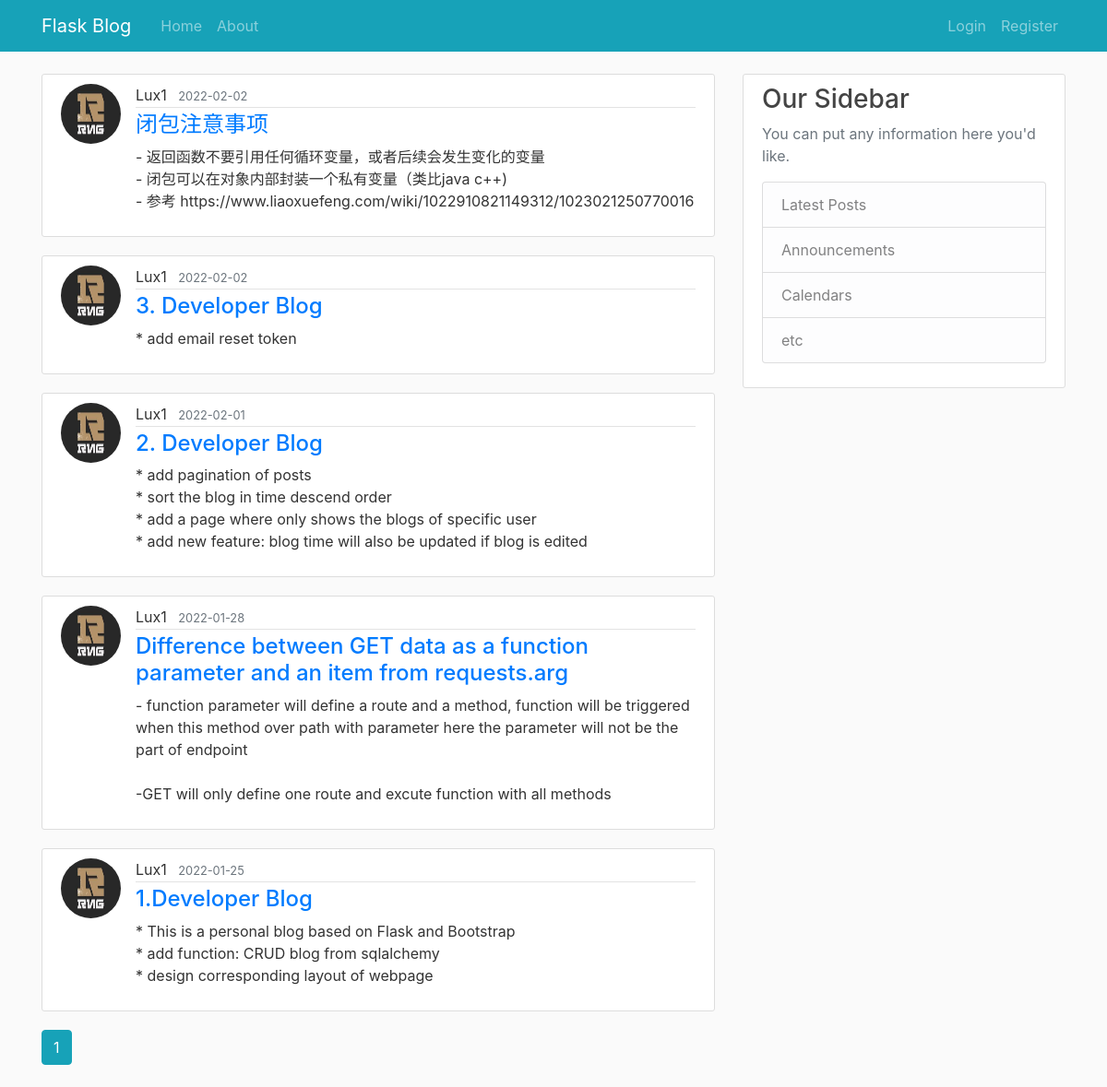
The page /home/Lux1 on the database as committed earlier.
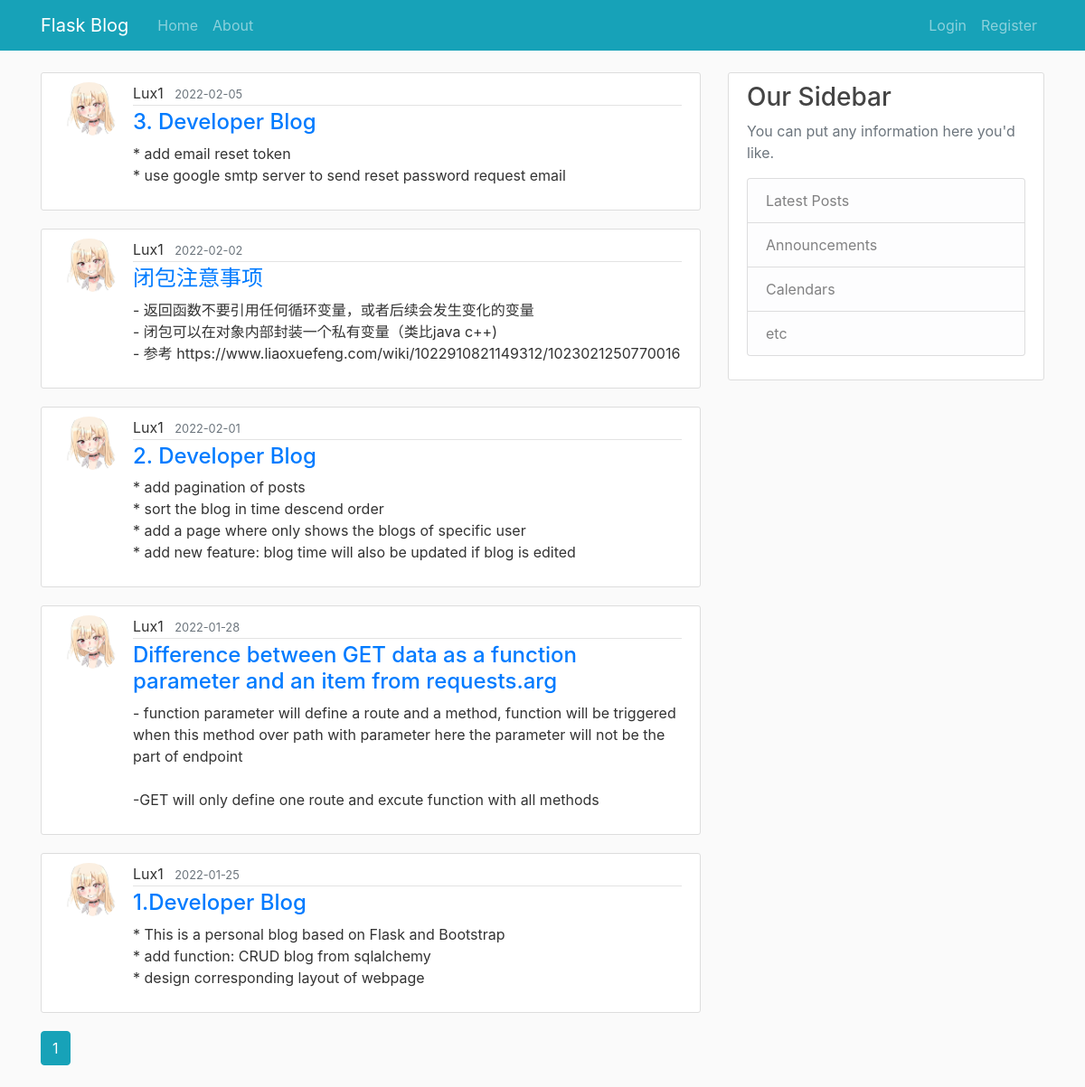
The same page on the database as committed later.
### flaskblog/models.py (models this page shows, shortened)
class Post(db.Model):
    id = db.Column(db.Integer, primary_key=True)
    title = db.Column(db.String(100), nullable=False)
    date_posted = db.Column(db.DateTime, nullable=False, default=datetime.utcnow)
    content = db.Column(db.Text, nullable=False)
    user_id = db.Column(db.Integer, db.ForeignKey('user.id'), nullable=False)

class User(db.Model, UserMixin):
    id = db.Column(db.Integer, primary_key=True)
    username = db.Column(db.String(20), unique=True, nullable=False)
    email = db.Column(db.String(120), unique=True, nullable=False)
    image_file = db.Column(db.String(20), nullable=False, default='default.png')
    password = db.Column(db.String(60), nullable=False)
    posts = db.relationship('Post', backref='author', lazy=True)

### flaskblog/routes.py (the view)
@app.route('/home/<string:username>')
def user_post(username):
    page = request.args.get('page', 1, type=int)
    user = User.query.filter_by(username=username).first_or_404()
    posts = Post.query.filter_by(author=user)\
        .order_by(Post.date_posted.desc()).paginate(page=page, per_page=5)
    return render_template('user_posts.html', posts=posts, user=user)

### flaskblog/templates/user_posts.html (shortened to what this page needs)
{% extends "template.html" %}
{% block content %}
    {% for post in posts.items %}
        <article class="media content-section">
            {% if post.author.image_file != 'default.png' %}
                <img class="rounded-circle article-img" src="{{url_for('static', filename='profile_img/' + post.author.id|string + '/' + post.author.image_file)}}">
            {% else %}
                <img class="rounded-circle article-img" src="{{'static\\profile_img\\default.png'}}">
            {% endif %}
            <div class="media-body">
                <div class="article-metadata">
                    <span class="mr-2">{{post.author.username}}</span>
                    <small class="text-muted">{{post.date_posted.strftime('%Y-%m-%d')}}</small>
                </div>
                <h4 class="article-title" ><a href='{{url_for('post', post_id=post.id)}}'>{{post.title}}</a></h2>
                <p class="article-content">{{post.content}}</p>
            </div>
        </article>
    {% endfor %}
    {% for page_num in posts.iter_pages(left_edge=1, right_edge=1, left_current=1, right_current=2) %}
        {% if page_num %}
            {% if posts.page == page_num %}
                <a class="btn btn-info mb-4" href="{{url_for('user_post', username=user.username, page=page_num)}}">{{page_num}}</a>
            {% else %}
                <a class="btn btn-outline-info mb-4" href="{{url_for('user_post', username=user.username, page=page_num)}}">{{page_num}}</a>
            {% endif %}
        {% else %}
            ...
        {% endif %}
    {% endfor %}
{% endblock content %}

### flaskblog/templates/template.html (shortened to what this page needs)
<!DOCTYPE html>
<html>
    <head>
        <link rel="stylesheet" href="https://maxcdn.bootstrapcdn.com/bootstrap/4.0.0/css/bootstrap.min.css">
        <link rel="stylesheet" type="text/css" href="{{ url_for('static', filename='main.css') }}">
    </head>
    <body>
            <nav class="navbar navbar-expand-md navbar-dark bg-info fixed-top">
              <div class="container">
                <a class="navbar-brand mr-4" href="/">Flask Blog</a>
                <div class="collapse navbar-collapse" id="navbarToggle">
                  <div class="navbar-nav mr-auto">
                    <a class="nav-item nav-link" href="{{url_for('home')}}">Home</a>
                    <a class="nav-item nav-link" href="{{url_for('about')}}">About</a>
                  </div>
                  <div class="navbar-nav">
                    {% if current_user.is_authenticated %}
                      <li class="nav-item dropdown nav-user">
                        <a class="nav-link nav-user-img" href="#" data-toggle="dropdown" aria-haspopup="true" aria-expanded="false" id="Userdropdownmenu">
                          {% if current_user.image_file != 'default.png' %}
                            <img class="rounded-circle" src="{{url_for('static', filename='profile_img/' + current_user.id|string + '/' + current_user.image_file)}}" height="25"  width="25" alt="Avatar">
                          {% else %}
                            <img class="rounded-circle" src="{{'static\\profile_img\\default.png'}}" height="25" alt="Avatar">
                          {% endif %}
                        </a>
                        <div class="dropdown-menu dropdown-menu-right nav-user-dropdown" aria-labelledby="Userdropdownmenu">
                          <div class="nav-user-info">
                            <h5 class="nav-user-name">{{current_user.username}}</h5>
                          </div>
                          <hr>
                          <a class="dropdown-item" href="{{url_for('new_post')}}"><i class="fas fa-pen-square mr-2"></i>Create Post</a>
                          <a class="dropdown-item" href="{{url_for('account')}}"><i class="fas fa-user mr-2"></i>Account</a>
                          <a class="dropdown-item" href="{{url_for('logout')}}"><i class="fas fa-power-off mr-2"></i>Logout</a>
                        </div>
                      </li>
                      <!--
                      <a class="nav-item nav-link" href="{{url_for('account')}}">Account</a>
                      <a class="nav-item nav-link" href="{{url_for('logout')}}">Logout</a>
                      -->
                    {% else %}
                      <a class="nav-item nav-link" href="{{url_for('login')}}">Login</a>
                      <a class="nav-item nav-link" href="{{url_for('register')}}">Register</a>
                    {% endif %}
                  </div>
                </div>
              </div>
            </nav>
        <main role="main" class="container">
            <div class="row">
                <div class="col-md-8">
                    {% block content %}{% endblock %}
                </div>
                <div class="col-md-4">
                  <div class="content-section">
                    <h3>Our Sidebar</h3>
                    <p class='text-muted'>You can put any information here you'd like.
                      <ul class="list-group">
                        <li class="list-group-item list-group-item-light">Latest Posts</li>
                        <li class="list-group-item list-group-item-light">Announcements</li>
                        <li class="list-group-item list-group-item-light">Calendars</li>
                        <li class="list-group-item list-group-item-light">etc</li>
                      </ul>
                    </p>
                  </div>
                </div>
            </div>
        </main>
    </body>
</html>

### flaskblog/static/main.css (style rules this page uses)
body { background: #fafafa; color: #333333; margin-top: 5rem; }
h1, h2, h3, h4, h5, h6 { color: #444444; }
.content-section { background: #ffffff; padding: 10px 20px; border: 1px solid #dddddd; border-radius: 3px; margin-bottom: 20px; }
.article-title { color: #444444; }
.article-content { white-space: pre-line; }
.article-img { height: 65px; width: 65px; margin-right: 16px; }
.article-metadata { padding-bottom: 1px; margin-bottom: 4px; border-bottom: 1px solid #e3e3e3 }

Rows that differ between the two databases and show on the page:
changed Post "3. Developer Blog": image_file: a different picture; date_posted "2022-02-02" → "2022-02-05"; content "* add email reset token" → "* add email reset token * use google smtp server to send reset password request email"; moves up the list
changed through a linked row, Post "闭包注意事项": image_file: a different picture
changed through a linked row, Post "2. Developer Blog": image_file: a different picture
changed through a linked row, Post (number 4 of 5 on the later page): image_file: a different picture
changed through a linked row, Post "1.Developer Blog": image_file: a different picture
